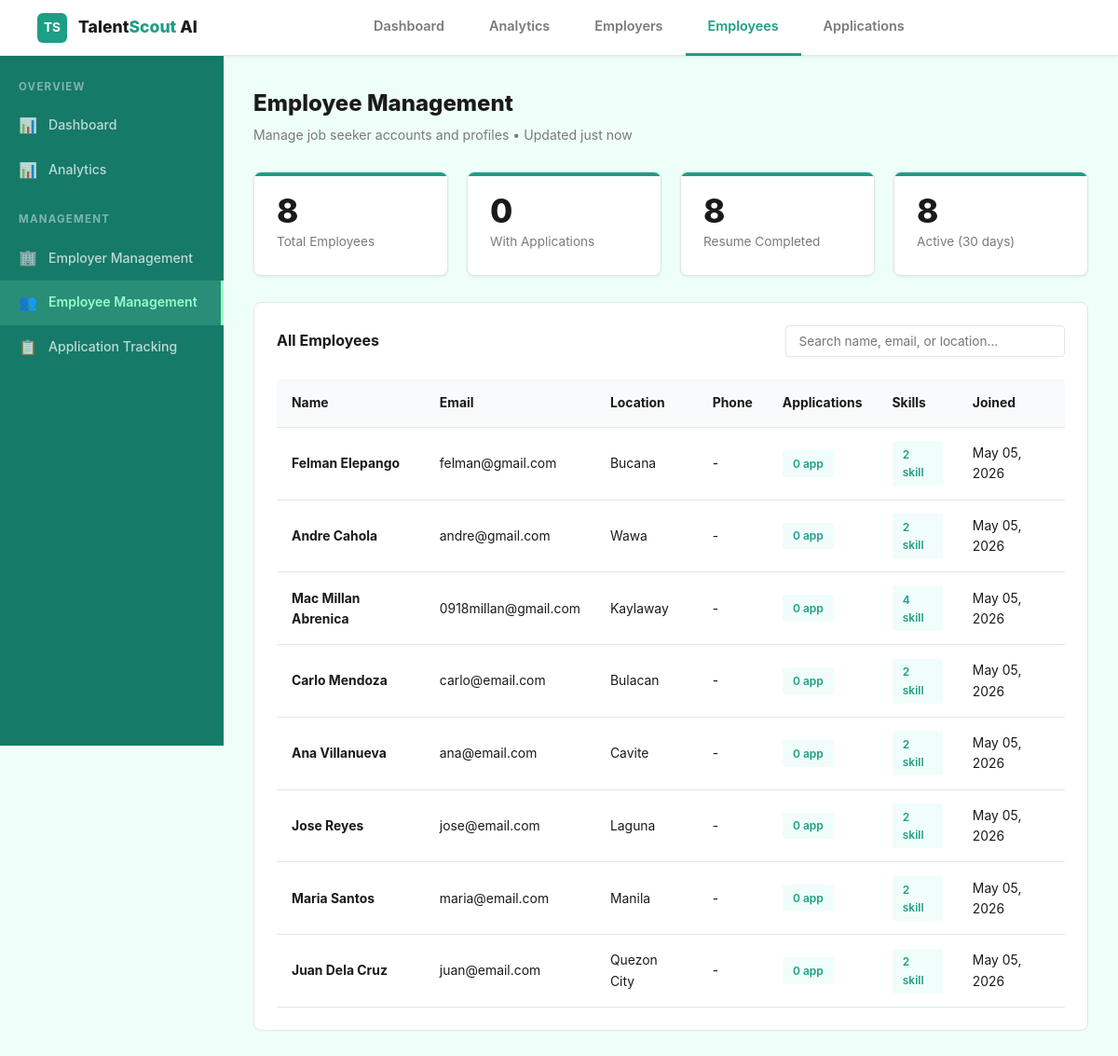
The app's page /peso-dashboard/modules/employee-management/index.php, older data.
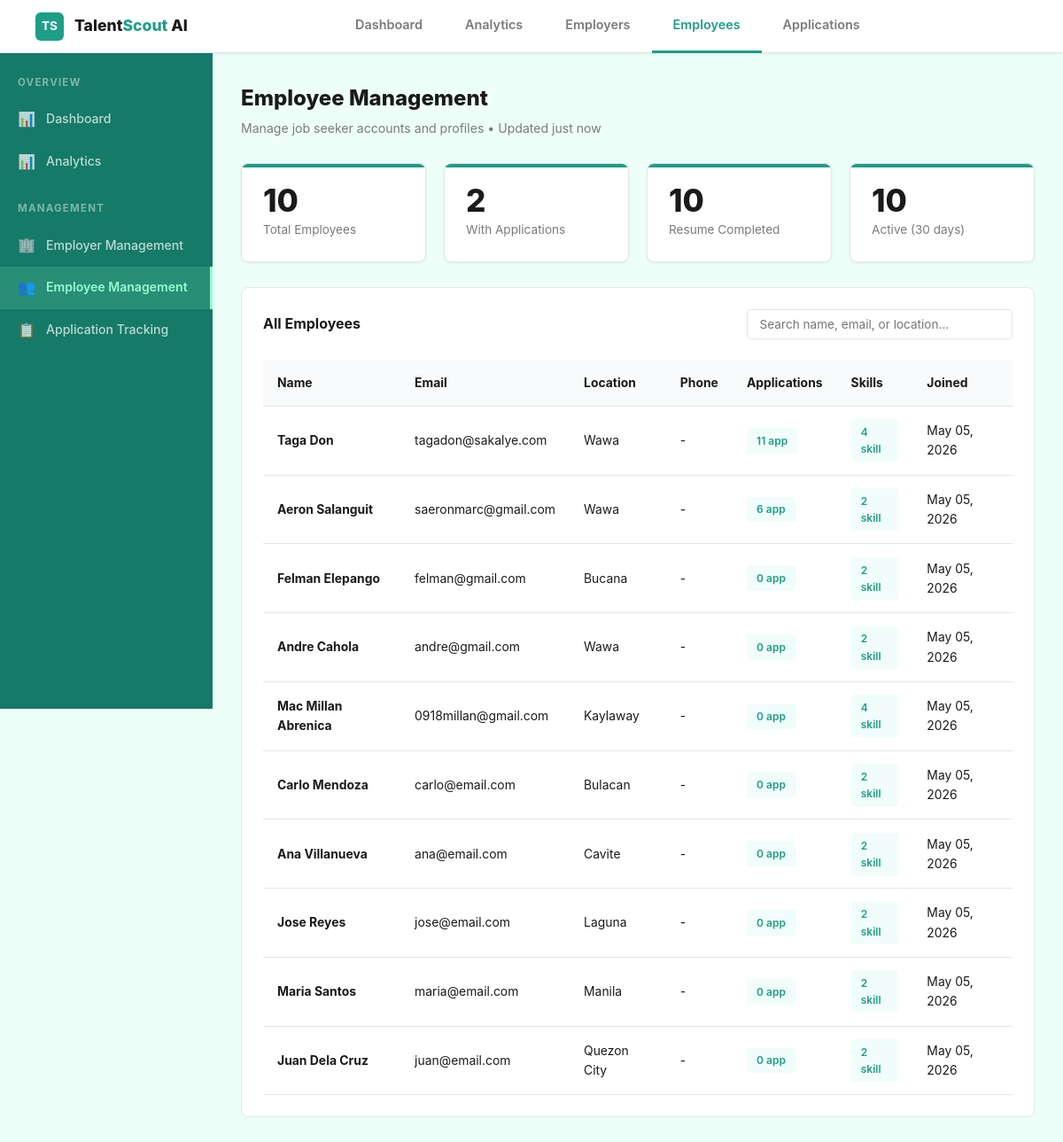
The same page, newer data.
### tables this page shows
CREATE TABLE `employee` (
  `employee_id` int(11) NOT NULL,
  `first_name` varchar(255) DEFAULT NULL,
  `last_name` varchar(255) DEFAULT NULL,
  `email` varchar(255) DEFAULT NULL,
  `password` varchar(255) DEFAULT NULL,
  `address` varchar(255) DEFAULT NULL,
  `is_active` tinyint(1) DEFAULT NULL
);

### peso-dashboard/modules/employee-management/index.php (the view, shortened to what this page needs)
<?php
$stats = array(
  'total' => 0,
  'with_applications' => 0,
  'completed_resume' => 0,
  'active' => 0
);
$employees = array();
try {
  $conn = getConnection();
  $sql = "SELECT COUNT(*) as total FROM employee";
  $result = $conn->query($sql);
  if ($result && $row = $result->fetch_assoc()) {
    $stats['total'] = $row['total'];
  }
  $sql = "SELECT COUNT(DISTINCT employee_id) as count FROM application";
  $result = $conn->query($sql);
  if ($result && $row = $result->fetch_assoc()) {
    $stats['with_applications'] = $row['count'];
  }
  $sql = "SELECT COUNT(DISTINCT e.employee_id) as count FROM employee e";
  $result = $conn->query($sql);
  if ($result && $row = $result->fetch_assoc()) {
    $stats['completed_resume'] = $row['count'];
  }
  $sql = "SELECT COUNT(*) as count FROM employee WHERE is_active = 1";
  $result = $conn->query($sql);
  if ($result && $row = $result->fetch_assoc()) {
    $stats['active'] = $row['count'];
  }
  $sql = "SELECT
    e.employee_id,
    e.first_name as firstName,
    e.last_name as lastName,
    e.email,
    e.address as location,
    CURDATE() as created_at,
    e.is_active as status,
    COUNT(DISTINCT a.application_id) as app_count,
    COUNT(DISTINCT es.employee_skill_id) as skill_count
  FROM employee e
  LEFT JOIN application a ON e.employee_id = a.employee_id
  LEFT JOIN employee_skill es ON e.employee_id = es.employee_id
  GROUP BY e.employee_id
  ORDER BY e.employee_id DESC
  LIMIT 100";
  $result = $conn->query($sql);
  if ($result && $result->num_rows > 0) {
    while ($row = $result->fetch_assoc()) {
      $employees[] = $row;
    }
  }
} catch (Exception $e) {
  error_log("Employee Management Error: " . $e->getMessage());
}
?>
<!DOCTYPE html>
<html lang="en">
<head>
  <link rel="stylesheet" href="../../../styles/global.css">
</head>
<body>
<nav class="navbar">
  <a href="../../index.php" class="nav-logo">
    <div class="nav-logo-icon">TS</div>
    <span class="nav-logo-text">Talent<span>Scout</span> AI</span>
  </a>
  <ul class="nav-links">
    <li><a href="../../index.php">Dashboard</a></li>
    <li><a href="../analytics/">Analytics</a></li>
    <li><a href="../employer-management/">Employers</a></li>
    <li><a href="./" class="active">Employees</a></li>
    <li><a href="../application-tracking/">Applications</a></li>
  </ul>
</nav>
<div class="admin-wrapper">
  <aside class="admin-sidebar">
    <div class="sidebar-menu-label">Overview</div>
    <a href="../../index.php" class="sidebar-link"><span class="icon">📊</span> Dashboard</a>
    <a href="../analytics/" class="sidebar-link"><span class="icon">📊</span> Analytics</a>
    <div class="sidebar-menu-label">Management</div>
    <a href="../employer-management/" class="sidebar-link"><span class="icon">🏢</span> Employer Management</a>
    <a href="./" class="sidebar-link active"><span class="icon">👥</span> Employee Management</a>
    <a href="../application-tracking/" class="sidebar-link"><span class="icon">📋</span> Application Tracking</a>
  </aside>
  <main class="admin-content">
    <div class="admin-page-header">
      <div>
        <div class="admin-page-title">Employee Management</div>
        <div class="admin-page-sub">Manage job seeker accounts and profiles • Updated just now</div>
      </div>
    </div>
    <div class="stats-grid">
      <div class="kpi-card">
        <div class="kpi-value"><?php echo $stats['total']; ?></div>
        <div class="kpi-label">Total Employees</div>
      </div>
      <div class="kpi-card">
        <div class="kpi-value"><?php echo $stats['with_applications']; ?></div>
        <div class="kpi-label">With Applications</div>
      </div>
      <div class="kpi-card">
        <div class="kpi-value"><?php echo $stats['completed_resume']; ?></div>
        <div class="kpi-label">Resume Completed</div>
      </div>
      <div class="kpi-card">
        <div class="kpi-value"><?php echo $stats['active']; ?></div>
        <div class="kpi-label">Active (30 days)</div>
      </div>
    </div>
    <div class="card">
      <div style="display:flex;justify-content:space-between;align-items:center;margin-bottom:1.5rem;">
        <div class="card-title" style="margin:0;">All Employees</div>
        <input type="text" id="searchInput" class="input" placeholder="Search name, email, or location..." style="width:300px;font-size:0.85rem;padding:0.5rem 0.85rem;">
      </div>
      <?php if (!empty($employees)): ?>
      <div class="table-wrapper">
        <table id="employeesTable">
          <thead>
            <tr>
              <th>Name</th>
              <th>Email</th>
              <th>Location</th>
              <th>Phone</th>
              <th>Applications</th>
              <th>Skills</th>
              <th>Joined</th>
            </tr>
          </thead>
          <tbody>
            <?php foreach ($employees as $emp): ?>
            <tr class="emp-row" data-search="<?php echo strtolower($emp['firstName'] . ' ' . $emp['lastName'] . ' ' . $emp['email'] . ' ' . ($emp['location'] ?? '')); ?>">
              <td><strong><?php echo htmlspecialchars($emp['firstName'] . ' ' . $emp['lastName']); ?></strong></td>
              <td><?php echo htmlspecialchars($emp['email']); ?></td>
              <td><?php echo htmlspecialchars($emp['location'] ?? '-'); ?></td>
              <td><?php echo htmlspecialchars($emp['phone'] ?? '-'); ?></td>
              <td><span class="stat-badge"><?php echo $emp['app_count']; ?> app</span></td>
              <td><span class="stat-badge"><?php echo $emp['skill_count']; ?> skill</span></td>
              <td><?php echo date('M d, Y', strtotime($emp['created_at'])); ?></td>
            </tr>
            <?php endforeach; ?>
          </tbody>
        </table>
      </div>
      <?php else: ?>
      <p style="color: #999; text-align: center; padding: 2rem;">No employees found</p>
      <?php endif; ?>
    </div>
  </main>
</div>
</body>
</html>

### styles/global.css (style rules this page uses)
:root { --nav-height: 60px; --primary-dark: #1e9e86; --primary-mid: #4fbfa4; --primary-light: #98fbcb; --primary-lighter: #d4f7ed; --primary: #d4f7ed; --primary-darker: #157a68; --text-dark: #1a1a1a; --text-mid: #4a4a4a; --text-light: #7a7a7a; --text-muted: #a0a0a0; --bg-light: #f8fffe; --bg-lighter: #eefff9; --border: #e0e8e5; --radius: 8px; --radius-sm: 4px; --shadow-sm: 0 1px 3px rgba(0, 0, 0, 0.08); --shadow: 0 4px 12px rgba(30, 158, 134, 0.15); --shadow-lg: 0 10px 30px rgba(30, 158, 134, 0.2); }
* { margin: 0; padding: 0; box-sizing: border-box; }
html { scroll-behavior: smooth; }
body { font-family: -apple-system, BlinkMacSystemFont, "Segoe UI", Roboto, "Helvetica Neue", Arial, sans-serif; color: var(--text-dark); line-height: 1.6; background: white; transition: background-color 0.3s ease; }
a { color: inherit; text-decoration: none; }
.navbar { display: flex; align-items: center; justify-content: space-between; height: var(--nav-height); padding: 0 2.5rem; background: white; border-bottom: 1px solid var(--border); position: sticky; top: 0; z-index: 100; box-shadow: var(--shadow-sm); }
.nav-logo { display: flex; align-items: center; gap: 0.75rem; font-weight: 800; font-size: 1.1rem; color: var(--text-dark); text-decoration: none; }
.nav-logo-icon { width: 32px; height: 32px; background: var(--primary-dark); color: white; border-radius: 6px; display: flex; align-items: center; justify-content: center; font-weight: 700; font-size: 0.85rem; }
.nav-logo-text { display: none; }
@media (min-width: 768px) { .nav-logo-text { display: inline; } }
@media (min-width: 768px) { .nav-logo-text span { color: var(--primary-dark); } }
.nav-links { display: flex; gap: 0; list-style: none; margin: 0 auto; flex: 1; justify-content: center; }
.nav-links li { display: flex; align-items: center; }
.nav-links a { display: flex; align-items: center; padding: 0 1.5rem; height: var(--nav-height); font-weight: 600; font-size: 0.9rem; color: var(--text-light); border-bottom: 3px solid transparent; transition: all 0.25s ease; position: relative; }
.nav-links a.active { color: var(--primary-dark); border-bottom-color: var(--primary-dark); }
input[type="text"], input[type="email"], input[type="password"], input[type="number"], input[type="date"], input[type="tel"], .input, textarea, .textarea, select, .select { width: 100%; padding: 0.7rem 0.875rem; border: 1.5px solid var(--border); border-radius: var(--radius-sm); font-size: 0.9rem; font-family: inherit; color: var(--text-dark); background: white; transition: all 0.2s ease; }

Row changes from the older to the newer data that the page shows:
added employee: first_name+last_name "Taga Don", email "tagadon@sakalye.com", address "Wawa", phone "-", app_count "11", skill_count "4", created_at "May 05, 2026"
added employee: first_name+last_name "Aeron Salanguit", email "saeronmarc@gmail.com", address "Wawa", phone "-", app_count "6", skill_count "2", created_at "May 05, 2026"
shown differently, row unchanged: employee "Felman Elepango": employee_id "8" → (not shown)
Text that changed along with them:
$stats['total']: (not shown) → "10"
$stats['with_applications']: "0" → "2"
$stats['completed_resume']: (not shown) → "10"
$stats['active']: (not shown) → "10"
